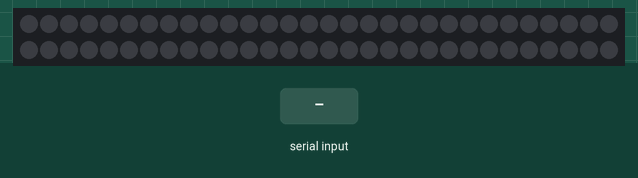
A sketch run on a simulated Arduino Uno, built with avr-gcc and run on an emulated ATmega328P. On the bench: 60 RGB LEDs in strip order, left to right, continuing on the next row. The inputs (shaded band) are chosen by the test bench.

Above: at 1.2 s.
1.3 s: "r" received over Serial
At 1.8 s:
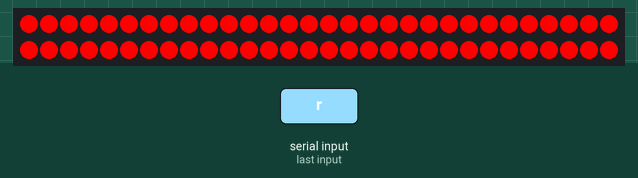
2.9 s: "g" received over Serial
At 4.2 s:
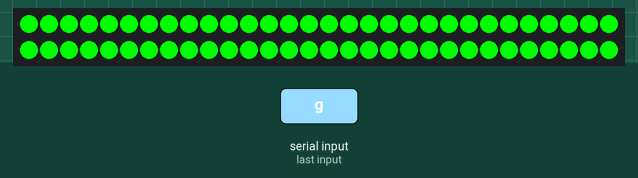
4.5 s: "b" received over Serial
At 5.4 s:
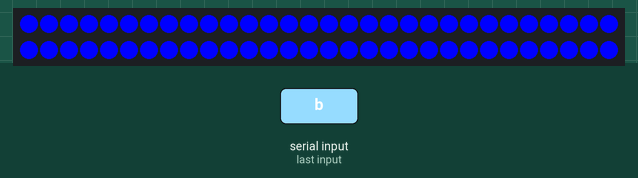
Timing chart, 0 to 7.5 s (numbered marks = the images above; inputs shaded):
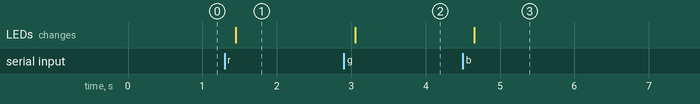

The sketch:

rgb_test.ino
```cpp
#include <Adafruit_NeoPixel.h>
#ifdef __AVR__
  #include <avr/power.h>
#endif

#define PIN 8
// Parameter 1 = number of pixels in strip
// Parameter 2 = Arduino pin number (most are valid)
// Parameter 3 = pixel type flags, add together as needed:
//   NEO_KHZ800  800 KHz bitstream (most NeoPixel products w/WS2812 LEDs)
//   NEO_KHZ400  400 KHz (classic 'v1' (not v2) FLORA pixels, WS2811 drivers)
//   NEO_GRB     Pixels are wired for GRB bitstream (most NeoPixel products)
//   NEO_RGB     Pixels are wired for RGB bitstream (v1 FLORA pixels, not v2)
//   NEO_RGBW    Pixels are wired for RGBW bitstream (NeoPixel RGBW products)
Adafruit_NeoPixel strip = Adafruit_NeoPixel(60, PIN, NEO_GRB + NEO_KHZ800);

// IMPORTANT: To reduce NeoPixel burnout risk, add 1000 uF capacitor across
// pixel power leads, add 300 - 500 Ohm resistor on first pixel's data input
// and minimize distance between Arduino and first pixel.  Avoid connecting
// on a live circuit...if you must, connect GND first.


void setup() {
  Serial.begin(115200);

  strip.begin();
  strip.show(); // Initialize all pixels to 'off'

}

void loop() {
  // put your main code here, to run repeatedly:
  if (Serial.available()){
    char led_specifier = Serial.read();

    write_leds(led_specifier);
  }
}

//void write_leds(char led, int brightness)
void write_leds(char led)
{
  if(led == 'r'){
    uint32_t c = strip.Color(255, 0, 0);

    for(uint16_t i=0; i<strip.numPixels(); i++) {
    strip.setPixelColor(i, c);
    strip.show();
    //delay(50);
    }
    return;
  }
  if(led == 'g'){
    uint32_t c = strip.Color(0, 255, 0);

    for(uint16_t i=0; i<strip.numPixels(); i++) {
    strip.setPixelColor(i, c);
    strip.show();
    //delay(50);
    }
    return;
  }
  if(led == 'b'){
    uint32_t c = strip.Color(0, 0, 255);

    for(uint16_t i=0; i<strip.numPixels(); i++) {
    strip.setPixelColor(i, c);
    strip.show();
    //delay(50);
    }
    return;
  }
  return;
}
```

Measured:
- after the input at 1.3 s, the LEDs: change after 0.15 s (image 1)
- after the input at 2.9 s, the LEDs: change after 0.15 s (image 2)
- after the input at 4.5 s, the LEDs: change after 0.15 s (image 3)
